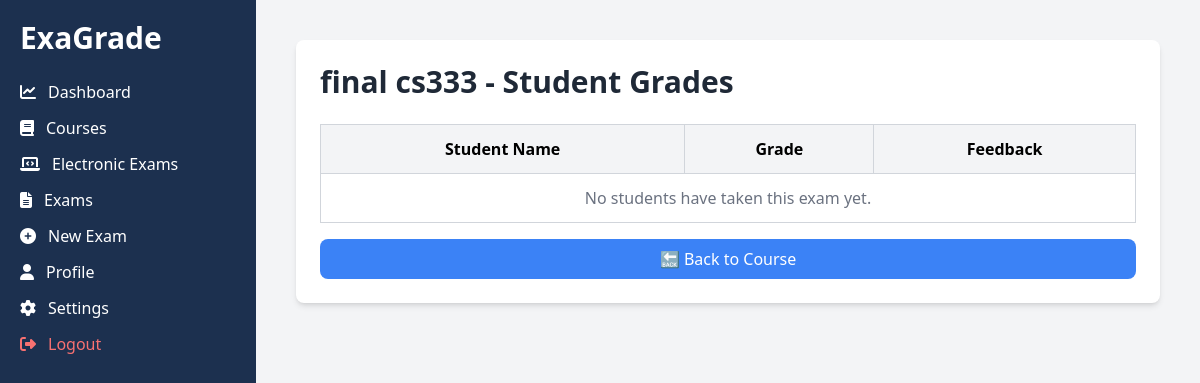
The app's page /electronic_exams/8/students_grades/ (signed in), older data.
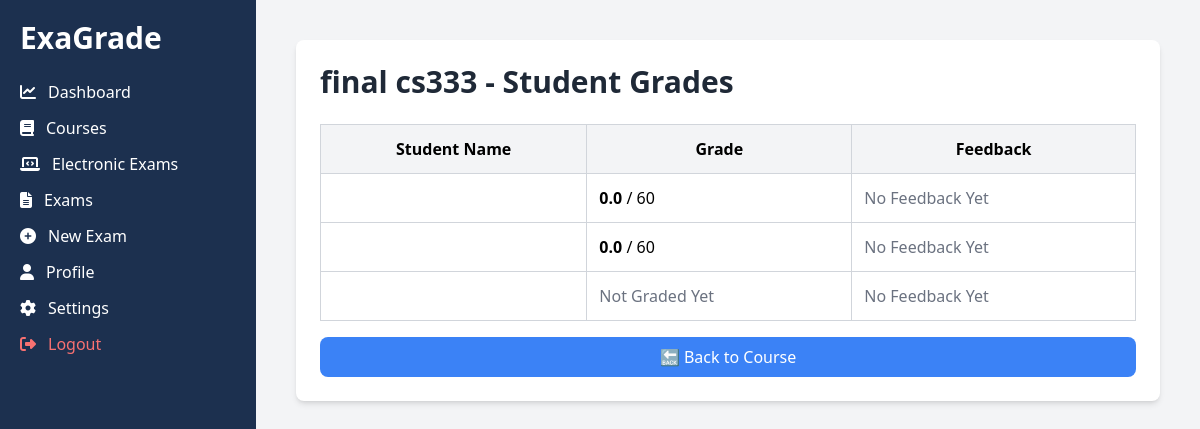
The same page, newer data.
### electronic_exams/models.py (models this page shows, shortened)
class ElectronicExam(models.Model):
    title = models.CharField(max_length=255)
    course = models.ForeignKey(Course, on_delete=models.CASCADE)  # ✅ Fixed relation
    total_marks = models.IntegerField(default=100)  # ✅ Ensure total_marks is always set
    duration_minutes = models.IntegerField(null=True, blank=True)
    is_active = models.BooleanField(default=True)  # ✅ Added for exam status

class StudentResponse(models.Model):
    student = models.ForeignKey(CustomUser, on_delete=models.CASCADE, related_name="exam_responses")
    question = models.ForeignKey("Question", on_delete=models.CASCADE, related_name="responses")
    answer_text = models.TextField()
    is_correct = models.BooleanField(null=True, blank=True)  # For MCQ & TF grading
    score = models.FloatField(null=True, blank=True)  # Score given by AI
    ai_feedback = models.TextField(blank=True, null=True)  # AI-generated feedback

### electronic_exams/views.py (the view)
# urls.py: path("<int:exam_id>/students_grades/", views.exam_students_grades, name="exam_students_grades"),
@login_required
def exam_students_grades(request, exam_id):
    exam = get_object_or_404(ElectronicExam, id=exam_id)
    students_grades = StudentResponse.objects.filter(question__exam=exam).select_related("student")
    return render(request, "electronic_exams/exam_students_grades.html", {
        "exam": exam,
        "students_grades": students_grades,
    })

### templates/electronic_exams/exam_students_grades.html
{% extends "base.html" %}
{% block content %}
<div class="max-w-5xl mx-auto bg-white p-6 rounded-lg shadow-md">
    <h1 class="text-3xl font-bold text-gray-800">{{ exam.title }} - Student Grades</h1>
    <table class="w-full border-collapse border border-gray-300 mt-6">
        <thead>
            <tr class="bg-gray-100">
                <th class="p-3 border border-gray-300">Student Name</th>
                <th class="p-3 border border-gray-300">Grade</th>
                <th class="p-3 border border-gray-300">Feedback</th>
            </tr>
        </thead>
        <tbody>
            {% for response in students_grades %}
            <tr>
                <td class="p-3 border border-gray-300">{{ response.student.get_full_name }}</td>
                <td class="p-3 border border-gray-300">
                    {% if response.score is not None %}
                        <strong>{{ response.score }}</strong> / {{ exam.total_marks }}
                    {% else %}
                        <span class="text-gray-500">Not Graded Yet</span>
                    {% endif %}
                </td>
                <td class="p-3 border border-gray-300">
                    {% if response.feedback %}
                        <span class="text-green-500">{{ response.feedback }}</span>
                    {% else %}
                        <span class="text-gray-500">No Feedback Yet</span>
                    {% endif %}
                </td>
            </tr>
            {% empty %}
            <tr>
                <td colspan="3" class="p-3 border border-gray-300 text-center text-gray-500">No students have taken this exam yet.</td>
            </tr>
            {% endfor %}
        </tbody>
    </table>
    <a href="{% url 'courses:detail' exam.course.id %}" class="mt-4 block bg-blue-500 text-white text-center py-2 rounded-lg">
        🔙 Back to Course
    </a>
</div>
{% endblock %}

### templates/base.html (shortened to what this page needs)
{% load static %}
<!DOCTYPE html>
<html lang="en">
<head>
    <script src="https://cdn.tailwindcss.com"></script>
</head>
<body class="bg-gray-100 relative">
    <div class="flex min-h-screen">
        <nav id="sidebar" class="w-64 bg-[#1C304F] text-white p-5 fixed inset-y-0 left-0 transform -translate-x-full transition-transform duration-300 ease-in-out md:translate-x-0 md:block z-50">
            <h2 class="text-3xl font-bold mb-6">ExaGrade</h2>
            <ul class="space-y-3">
                {% if user.is_authenticated %}
                    {% if user.is_instructor %}
                        <li>
                            <a href="{% url 'users:instructor_dashboard' %}" class="flex items-center space-x-3 hover:text-[#98BBF5] transition">
                                <i class="fas fa-chart-line"></i> <span>Dashboard</span>
                            </a>
                        </li>
                    {% else %}
                        <li>
                            <a href="{% url 'users:student_dashboard' %}" class="flex items-center space-x-3 hover:text-[#98BBF5] transition">
                                <i class="fas fa-tachometer-alt"></i> <span>Dashboard</span>
                            </a>
                        </li>
                    {% endif %}
                    <li>
                        <a href="{% url 'courses:list' %}" class="flex items-center space-x-3 hover:text-[#98BBF5] transition">
                            <i class="fas fa-book"></i> <span>Courses</span>
                        </a>
                    </li>
                    <li>
                        <a href="{% url 'electronic_exams:exam_list' %}" class="flex items-center space-x-3 hover:text-[#98BBF5] transition">
                            <i class="fas fa-laptop-code"></i> <span>Electronic Exams</span>
                        </a>
                    </li>
                    {% if user.is_instructor %}
                        <li>
                            <a href="{% url 'exams:list' %}" class="flex items-center space-x-3 hover:text-[#98BBF5] transition">
                                <i class="fas fa-file-alt"></i> <span>Exams</span>
                            </a>
                        </li>
                        <li>
                            <a href="{% url 'exams:add' %}" class="flex items-center space-x-3 hover:text-[#98BBF5] transition">
                                <i class="fas fa-plus-circle"></i> <span>New Exam</span>
                            </a>
                        </li>
                    {% endif %}
                    <li>
                        <a href="{% url 'users:profile' request.user.id %}" class="flex items-center space-x-3 hover:text-[#98BBF5] transition">
                            <i class="fas fa-user"></i> <span>Profile</span>
                        </a>
                    </li>
                    <li>
                        <a href="{% url 'users:settings' %}" class="flex items-center space-x-3 hover:text-[#98BBF5] transition">
                            <i class="fas fa-cog"></i> <span>Settings</span>
                        </a>
                    </li>
                    <li>
                        <a href="{% url 'users:logout' %}" class="flex items-center space-x-3 text-red-400 hover:text-red-600 transition">
                            <i class="fas fa-sign-out-alt"></i> <span>Logout</span>
                        </a>
                    </li>
                {% endif %}
            </ul>
        </nav>
        <main class="flex-1 p-10 ml-0 md:ml-64">
            {% block content %} {% endblock %}
        </main>
    </div>
</body>
</html>

Row changes from the older to the newer data that the page shows:
added StudentResponse: score "0.0", {{ exam.total_marks }} "60"
added StudentResponse: score "0.0", {{ exam.total_marks }} "60"
added StudentResponse: shows "Not Graded Yet"
Text that changed along with them:
text no longer shown: "No students have taken this exam yet."
